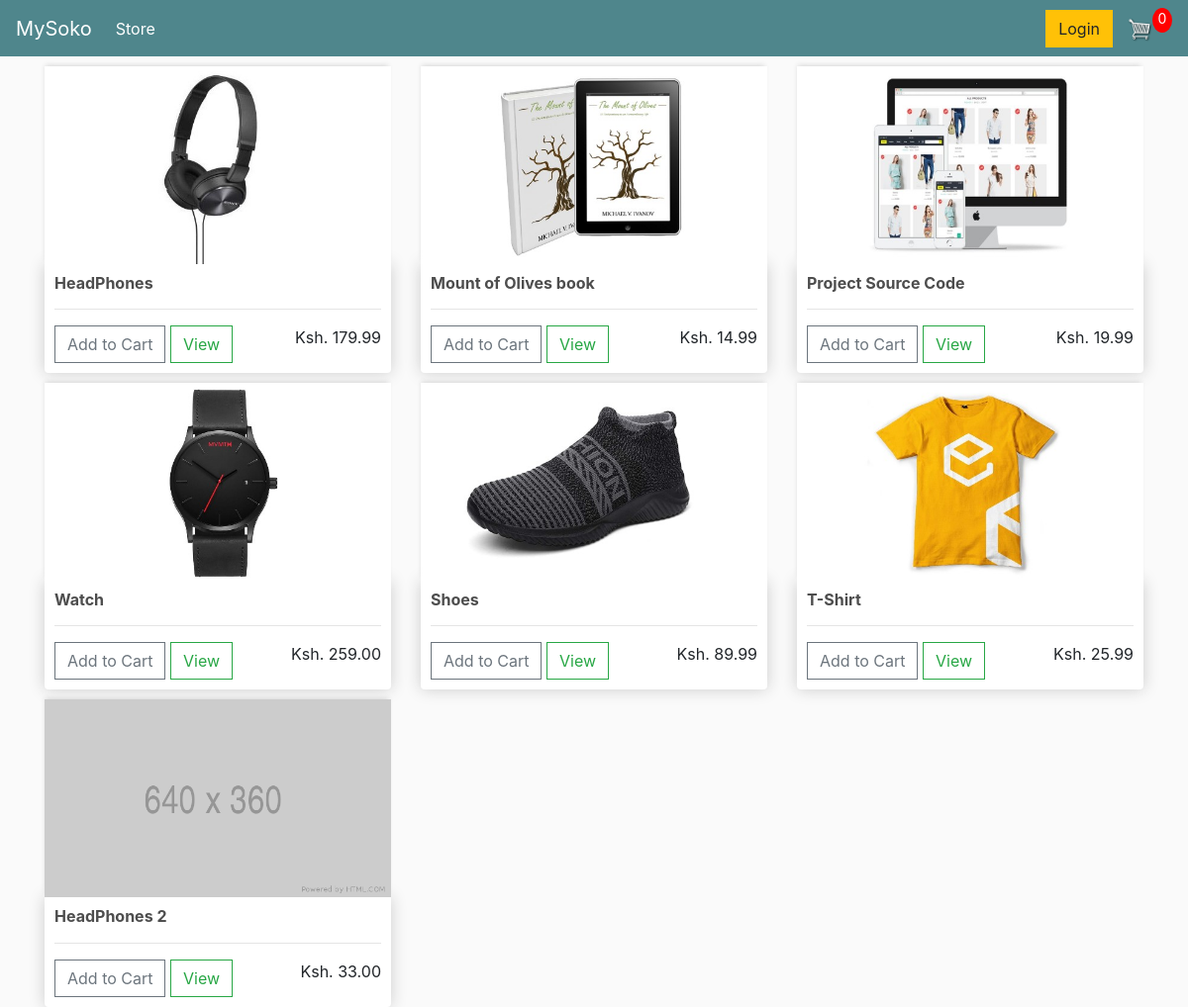
The page / on the database its author committed.
### store/models.py (models this page shows, shortened)
class Product(models.Model):
    name = models.CharField(max_length=200)
    price = models.DecimalField(max_digits=7, decimal_places=2)
    digital = models.BooleanField(default=False, null=True, blank=True)
    product_image = models.ImageField(default='placeholder.png',null=True, blank=True)

### store/views.py (the view)
# urls.py: path('',include('store.urls')),
def store(request):
    data = cartData(request)
    cartItems = data['cartItems']
    order = data['order']
    items = data['items']
    products = Product.objects.all()
    context ={'products': products, 'cartItems': cartItems}
    return render(request,'store/store.html',context)

### store/utils.py (called while the page is built, shortened)
def cookieCart(request):
    try:
        cart = json.loads(request.COOKIES['cart'])
    except:
        cart = {}
    items = []
    order = {'get_cart_total': 0, 'get_cart_items': 0, 'shipping': False}
    cartItems = order['get_cart_items']
    return {'cartItems': cartItems, 'order':order, 'items':items}

def cartData(request):
    if request.user.is_authenticated:
        customer = request.user.customer
        order, created = Order.objects.get_or_create(customer=customer, complete=False)
        items = order.orderitem_set.all()
        cartItems = order.get_cart_items
    else:
        cookieData = cookieCart(request)
        cartItems = cookieData['cartItems']
        order = cookieData['order']
        items = cookieData['items']
    return  {'cartItems': cartItems, 'order':order, 'items':items}

### store/templates/store/store.html
{% extends 'store/main.html' %}
{% load static %}
{% block content %}
    <div class="row">
        {% for product in products %}
        <div class="col-lg-4">
            <img class="thumbnail" src="{{ product.product_image.url }}" alt="">
            <div class="box-element product">
                <h6><strong>{{ product.name }}</strong></h6>
                <hr>
                <button data-product={{ product.id }} data-action="add" class="btn btn-outline-secondary add-btn update-cart">Add to Cart</button>
                <a class="btn btn-outline-success" href="#">View</a>
                <div   style="display: inline-block;float: right;">
                    <h8>Ksh. {{ product.price| floatformat:2 }}</h8>
                </div>
            </div>
        </div>
        {% endfor %}
    </div>
{% endblock content %}

### static/css/main.css (style rules this page uses)
body { background-color: hsl(0, 0%, 98%); }
h1,h2,h3,h4,h5,h6 { color:hsl(0, 0%, 30%); }
.box-element { box-shadow:hsl(0, 0%, 80%) 0 0 16px; background-color: #fff; border-radius: 4px; padding: 10px; }
.thumbnail { width: 100%; height: 200px; -webkit-box-shadow: -1px -3px 5px -2px rgba(214,214,214,1); -moz-box-shadow: -1px -3px 5px -2px rgba(214,214,214,1); box-shadow: -1px -3px 5px -2px rgba(214,214,214,1); }
.product { border-radius: 0 0 4px 4px; }
.col-lg-4, .col-lg-6, .col-lg-8, .col-lg-12 { margin-top: 10px; }
.btn { border-radius: 0; }

### rows shown on the page
Product: product_image (picture), name "HeadPhones", price "179.99"
Product: product_image (picture), name "Mount of Olives book", price "14.99"
Product: product_image (picture), name "Project Source Code", price "19.99"
Product: product_image (picture), name "Watch", price "259.00"
Product: product_image (picture), name "Shoes", price "89.99"
Product: product_image (picture), name "T-Shirt", price "25.99"
Product: product_image (placeholder picture), name "HeadPhones 2", price "33.00"

### other values the page prints
{{ cartItems }} "0"
